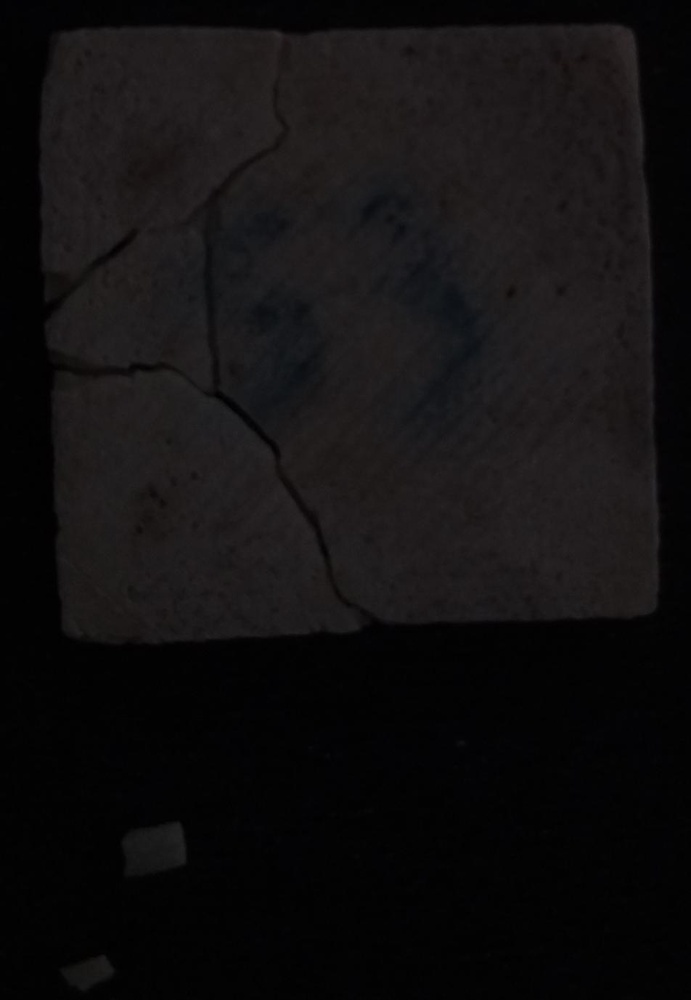
#> input picture amostras-mes5/S3.jpg, 691 x 1000 px, shrunk from 952 x 1377 before the run
$ jupyter execute --allow-errors Contador_de_pixels.ipynb
#> lines starting #> are read from the running program, lines starting #| are printed output that depends on the picture; after the words box and inside, x2 and y2 are one past the last pixel; in counts of white or black regions, pixels touching at a corner belong together
# Contagem de pixels para medida de área de corpos de prova

A área de silhueta de um corpo de prova de pouca espessura, pode ser uma medida análoga à área de superfície, por isso, este Notebook visa determinar a área de sihlueta de diferentes corpos de prova e fazer uma analise temporal da evolução destas áreas, a partir do tratamento de imagens destes corpos.

O tratamento de imagem consiste em usar um filtro binário com limite determinado pelo algorítmo de Otsu e em seguida separar a maior borda (por área) dos elementos da imagem resultante, usando a função `findCountous()` da biblioteca de visão computacional, OpenCV.

A partir da borda do elemento, é possível saber a área em pixels e, usando um objeto de referência, de área conhecida, determinar a área do corpo de prova.

## Demonstração do método de contagem
Primeiramente, importamos as bibliotecas necessárias.

[cell 1]
import cv2
import numpy as np
from matplotlib import pyplot as plt

A seguinte imagem será usada para demonstração:

[cell 2]
ex = 'amostras-mes5/S3.jpg'

Importa a imagem em escala de cinza e binzariza ela usando o algoritmo de Otsu, para separar entre valores de luminosidade abaixo e acima de um limite conviniente determinado pelo algortimo.

[cell 3]
imgarr = cv2.imread(ex, cv2.IMREAD_GRAYSCALE)
#> imgarr: shape (1000, 691); min 0, max 44, mean 16.1

_, binarie = cv2.threshold(src=imgarr, thresh=0, maxval=255, type=cv2.THRESH_BINARY | cv2.THRESH_OTSU)
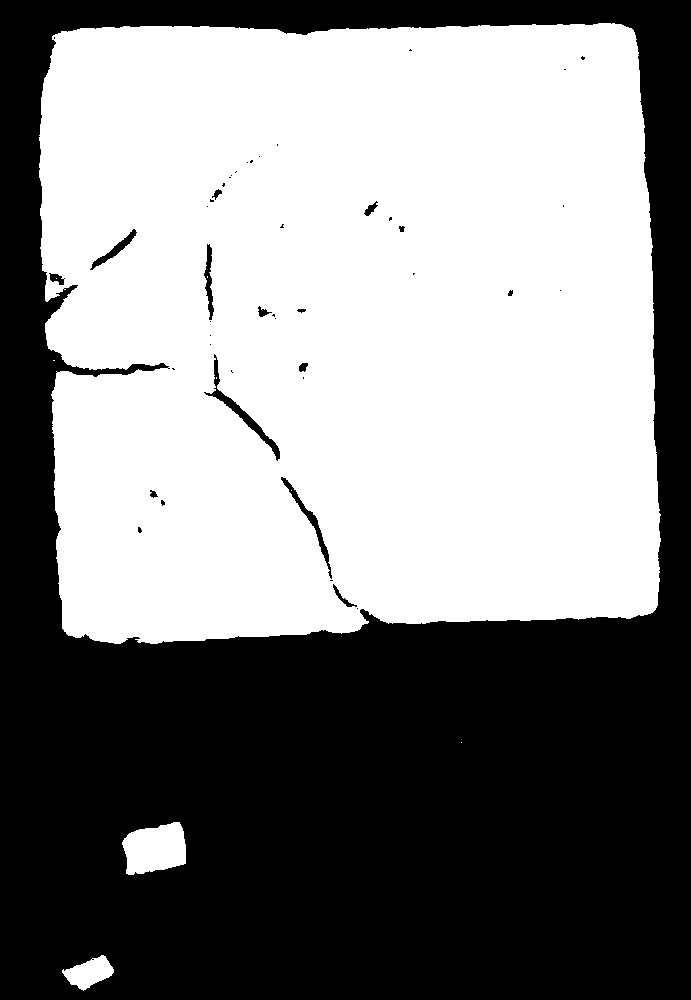
#> binarie: shape (1000, 691); 52.3% white; 46 black regions (31 under 20 px)

plt.imshow(binarie, 'gray')
plt.show()

Remoçao apenas da borda da amostra.

[cell 4]
contours, _, = cv2.findContours(image=binarie, mode=cv2.RETR_EXTERNAL, method=cv2.CHAIN_APPROX_SIMPLE)
#> contours = 5 contours, 2 with area under 20; largest, box (x1, y1, x2, y2) and area: (39, 23, 661, 644) 359574, (122, 822, 186, 875) 2481, (62, 955, 114, 991) 966
cnt = max(contours, key=cv2.contourArea)
#> cnt = contour of 883 points, box (x1, y1, x2, y2) (39, 23, 661, 644), area 359574
# encontra a borda de maior área usando a função `cv2.contourArea()`

contour_img = np.zeros_like(imgarr)  # nova imagem (matriz) vazia do tamnho da original
#> (the rest of this cell did not finish here and is left out)

Para calcular a área dentro da borda, basta usar a função previamente utilizada, `cv2.contourArea()`.

[cell 5]
cv2.contourArea(cnt)
#> Out = 359574

Podemos encapsular este processo numa função que retorna o número de pixels:

[cell 6]
def contar(path: str) -> int:
    imgarr = cv2.imread(path, cv2.IMREAD_GRAYSCALE)

    _, binarie = cv2.threshold(src=imgarr, thresh=0, maxval=255, type=cv2.THRESH_BINARY | cv2.THRESH_OTSU)

    contours, _, = cv2.findContours(image=binarie, mode=cv2.RETR_EXTERNAL, method=cv2.CHAIN_APPROX_SIMPLE)
    cnt = max(contours, key=cv2.contourArea)
    # encontra a borda de maior área usando a função `cv2.contourArea()`
    return cv2.contourArea(cnt)

## Aplicação do método de contagem às imagens
Primeiro iremos criar um dicionário com a chave sendo o caminho do arquivo das imagens e o valor o número de pixels.

[cell 7]
from itertools import product

[cell 8]
ARQ = 'amostras-mes{}/{}.jpg'
BASES = [
        '{}',
        'AL{}',
        'AS{}',
        'M{}',
        'S{}',
        'REF{}'
        ]

[cell 9]
n_meses = 5
results = {ARQ.format(mes, base.format(n)): 0 for mes, base, n in product(range(1, n_meses+1), BASES, range(1, 3+1))}
# cria um dicionário cujas chaves são preenchidas para cada mes num intervalo de 1 a n_meses, para todas
# as bases de nome listadas anteriormente, para todos os valores de 1 a 3 (S1, S2, S3)

Resultado:

[cell 10]
results

Precisa-se remover da lista algumas imagens que foram perdidas:

[cell 11]
def remover(base: str, mes: int):
    for n in range(1, 3+1):
        results.pop(ARQ.format(mes, base.format(n)))

[cell 12]
remover(BASES[5], 1)  # remove REF
remover(BASES[0], 2)  # remove {}
remover(BASES[0], 3)
remover(BASES[0], 4)
remover(BASES[0], 5)

Agora basta aplicar a função `contar()` para todos os objetos do dicionário e depois converter os valores para áreas com base nas referências.

#> (a cell that did not finish here is left out)

#> in contar, `contours, _, = cv2.findContours(image=binarie, mode=cv2.RETR_EXTERNAL,..`: contours = []

## Tratando os dados
Resta comparar os corpos de prova com os objetos de referência de cada mês, para determinar as respectivas áreas. Depois calcular os desvios padrão, plotar os gráficos e calcular os coeficientes de correlação.

Para começar, vamoos fazer uma lista de dicionários, onde cada dicionário corresponde aos meses, cada chave dos dicionários ao nome dos arquivos e cada valor, a área em $cm^2$.

[cell 14]
refs_REF = {
    BASES[5].format(1): 3 ** 2,  # REF1
    BASES[5].format(2): 3 ** 2,  # REF2
    BASES[5].format(3): 3 ** 2  # REF3
}
refs_area = [
    {
        BASES[0].format(1): 2.6 * 2.6,
        BASES[0].format(2): 2.6 * 2.595,
        BASES[0].format(3): 2.6 * 2.6
    },
    refs_REF,  # utilizou-se a mesma referência
    refs_REF,
    refs_REF,
    refs_REF
]

Para usar as referências de um mês como medida de área, basta caluclar a área por píxel $A_p$ de cada foto, fazendo $A_p=\frac{Area}{\#Pixels}$

[cell 15]
def ap_mes(n: int):
    mes = refs_area[n-1]
    aps = [mes[k] / results[ARQ.format(n, k)] for k in mes]

    return np.mean(aps), np.std(aps)

Sabendo $A_p$, basta multiplicar-lo pelos valores em `results` para determinar as respectivas áreas em $cm^2$.

[cell 16]
def get_base(path: str) -> str:
    return path.split('/')[1].split('.')[0][:-1]


def get_mes(path: str) -> str:
    return int(path.split('/')[0][-1])

[cell 17]
areas = {}
#> (the rest of this cell did not finish here and is left out)

## Analisando os dados

Por último, vamos tirar médias e desvios por trio de amostras por mês e plotar suas evoluções ao longo do tempo. Para começar juntamos todos os dados de um grupo ao longo dos meses em um único dicionário em que as chaves serão as bases e os valores vão ser ordenados como no exemplo: `S1(mes1), S2(mes1), S3(mes1), S1(mes2), S2(mes2), S3(mes2), ...`, assim, para achar um dado de índice e mês específico, basta fazer `(mes-1)*3 + id`.

[cell 18]
areas_usadas = {k[:-2]: [] for k in BASES[1:-1]}  # cria um dicionário com chaves sendo as bases, excluindo '' e REF

for k, v in areas.items():
    base = get_base(k)
    if '' != base != 'REF':
        areas_usadas[base].append(v)

Assim, podemos fazer uma estrutura parecida para médias e desvios padrão agrupando os itens das listas 3 a 3.

[cell 19]
means = stds = {k[:-2]: [] for k in BASES[1:-1]}

for k, vals in areas_usadas.items():
    for i in range(0, len(vals), 3):  # itera a lista de valores 3 a 3
        means[k].append(np.mean(vals[i:i+3]))
        stds[k].append(np.std(vals[i:i+3]) / np.sqrt(3) * 2)  # insira expressão de propagação de erro


$ run again, with amostras-mes5/S1.jpg copied over amostras-mes5/S3.jpg
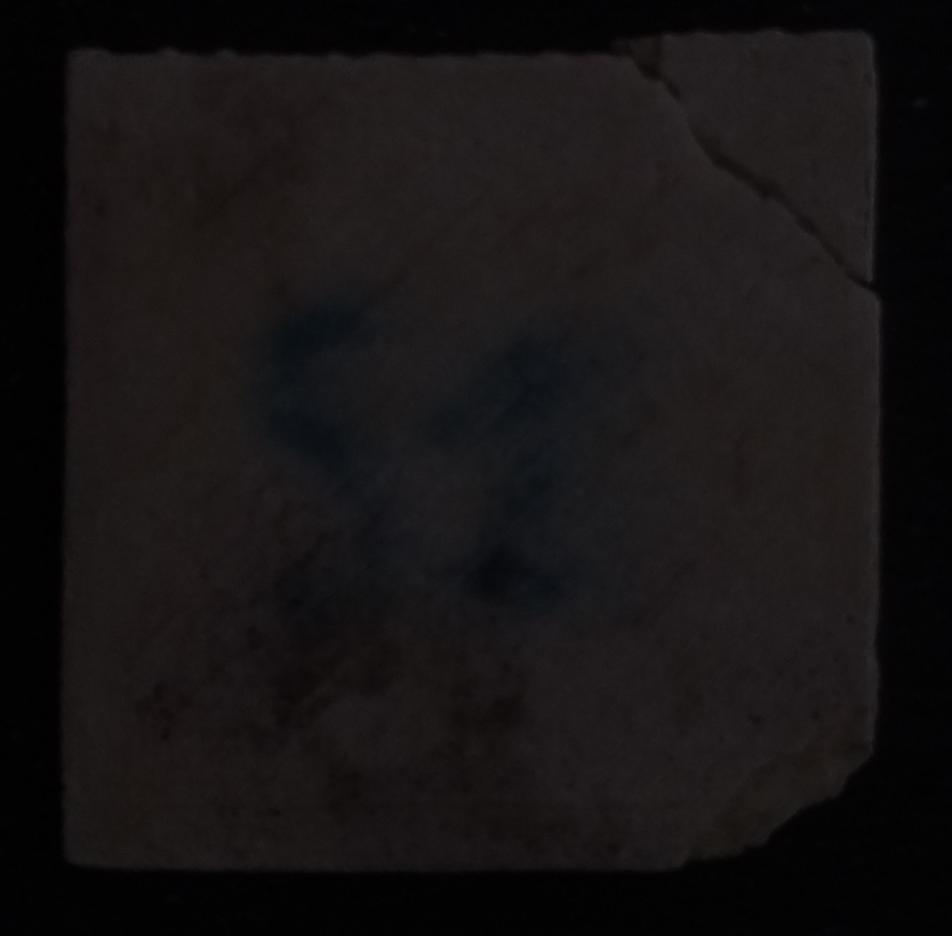
#> input picture amostras-mes5/S1.jpg, 952 x 936 px
#> `_, binarie = cv2.threshold(src=imgarr, thresh=0, maxval=255, type=cv2...`:
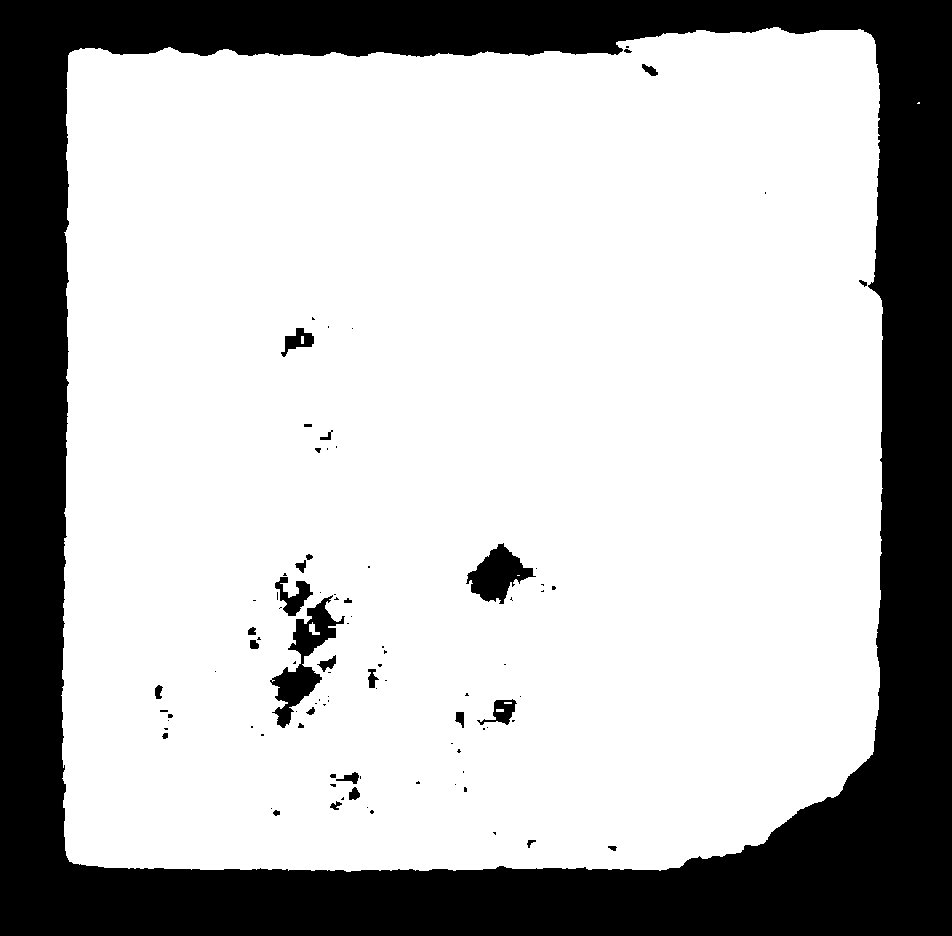
#> binarie: shape (936, 952); 73.1% white; 93 black regions (62 under 20 px)
#> `contours, _, = cv2.findContours(image=binarie, mode=cv2.RETR_EXTERNAL,..`: contours = 2 contours, 1 with area under 20; largest, box (x1, y1, x2, y2) and area: (61, 27, 883, 872) 657766
#> cnt = contour of 1011 points, box (x1, y1, x2, y2) (61, 27, 883, 872), area 657766
#> Out = 657765.5
#> in contar, `contours, _, = cv2.findContours(image=binarie, mode=cv2.RETR_EXTERNAL,..`: contours = []

$ run again, with amostras-mes5/S2.jpg copied over amostras-mes5/S3.jpg
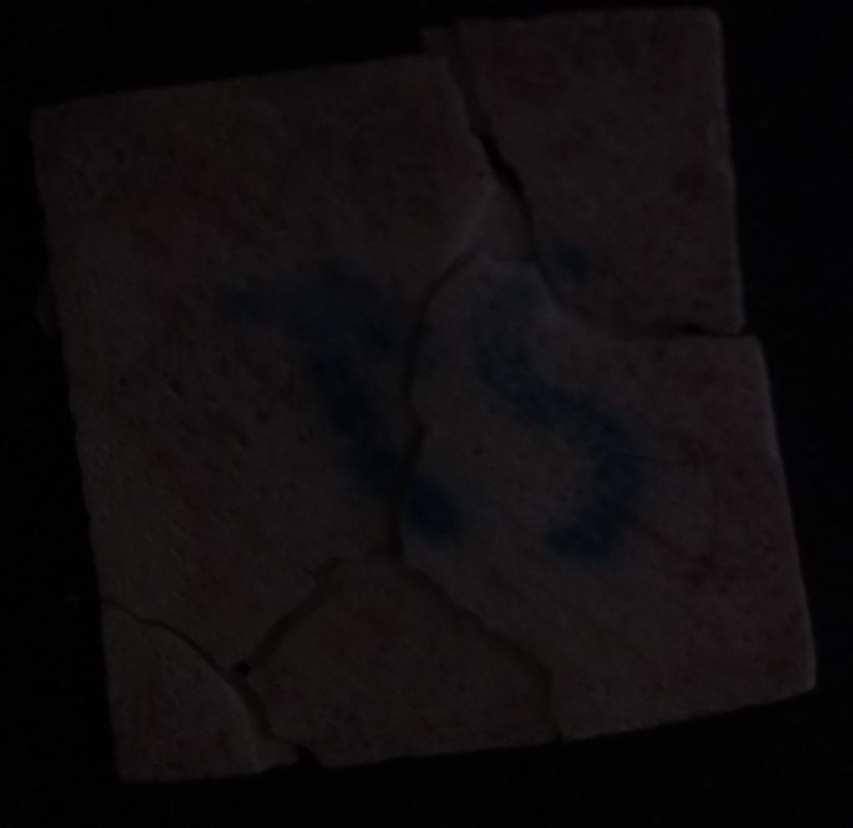
#> input picture amostras-mes5/S2.jpg, 853 x 828 px, shrunk from 1021 x 991 before the run
#> `imgarr = cv2.imread(ex, cv2.IMREAD_GRAYSCALE)`:
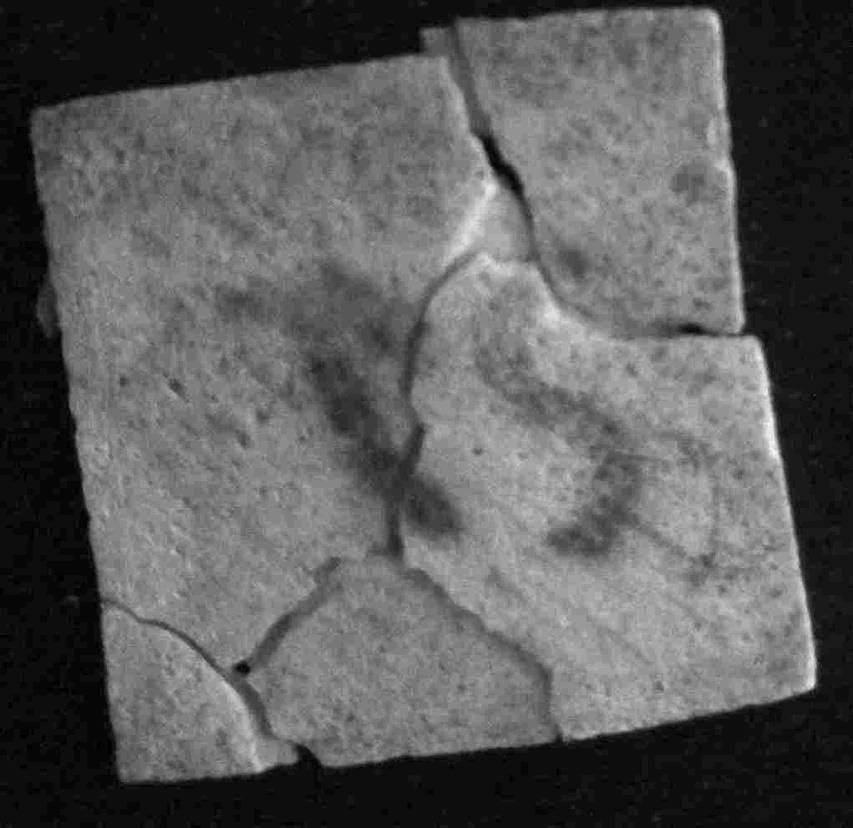
#> imgarr: shape (828, 853); min 0, max 38, mean 13.6; drawn with min black and max white
#> `_, binarie = cv2.threshold(src=imgarr, thresh=0, maxval=255, type=cv2...`:
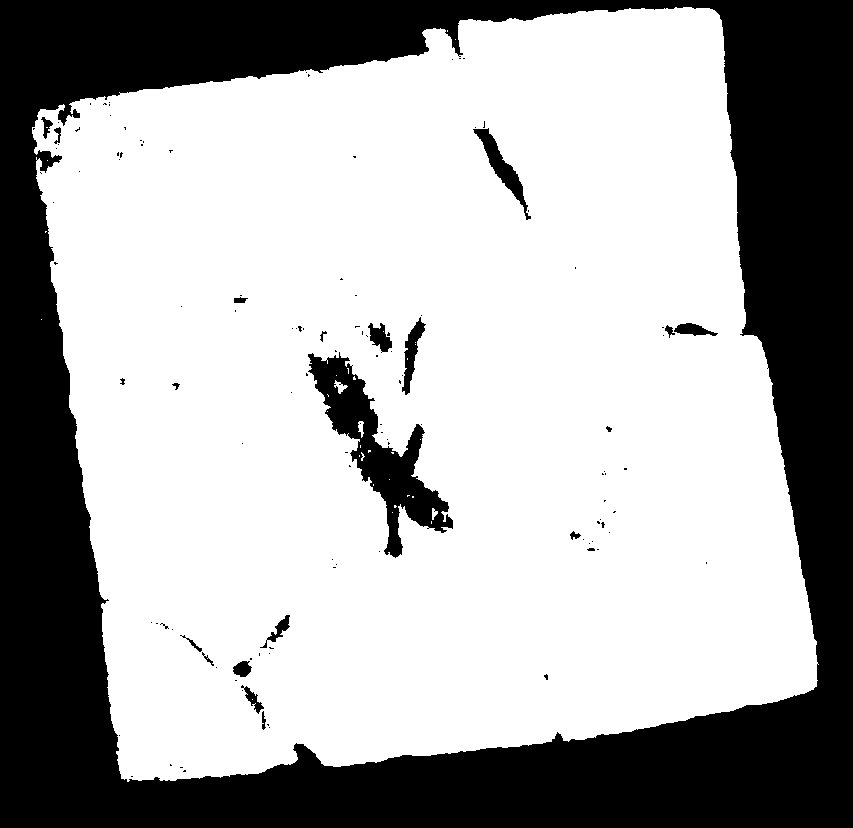
#> binarie: shape (828, 853); 66.9% white; 124 black regions (102 under 20 px)
#> `contours, _, = cv2.findContours(image=binarie, mode=cv2.RETR_EXTERNAL,..`: contours = 6 contours, 5 with area under 20; largest, box (x1, y1, x2, y2) and area: (32, 7, 819, 782) 483300
#> cnt = contour of 1309 points, box (x1, y1, x2, y2) (32, 7, 819, 782), area 483300
#> Out = 483300.5
#> in contar, `contours, _, = cv2.findContours(image=binarie, mode=cv2.RETR_EXTERNAL,..`: contours = []

$ run again, with amostras-mes5/AL1.jpg copied over amostras-mes5/S3.jpg
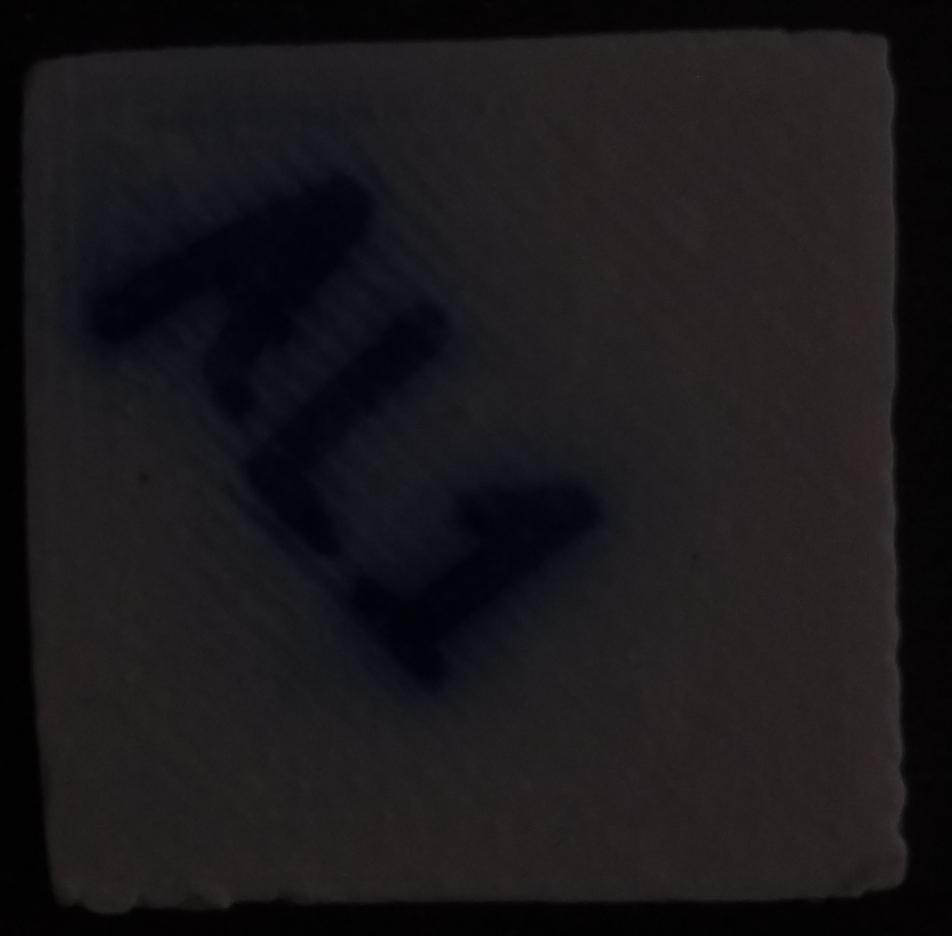
#> input picture amostras-mes5/AL1.jpg, 952 x 936 px
#> `_, binarie = cv2.threshold(src=imgarr, thresh=0, maxval=255, type=cv2...`:
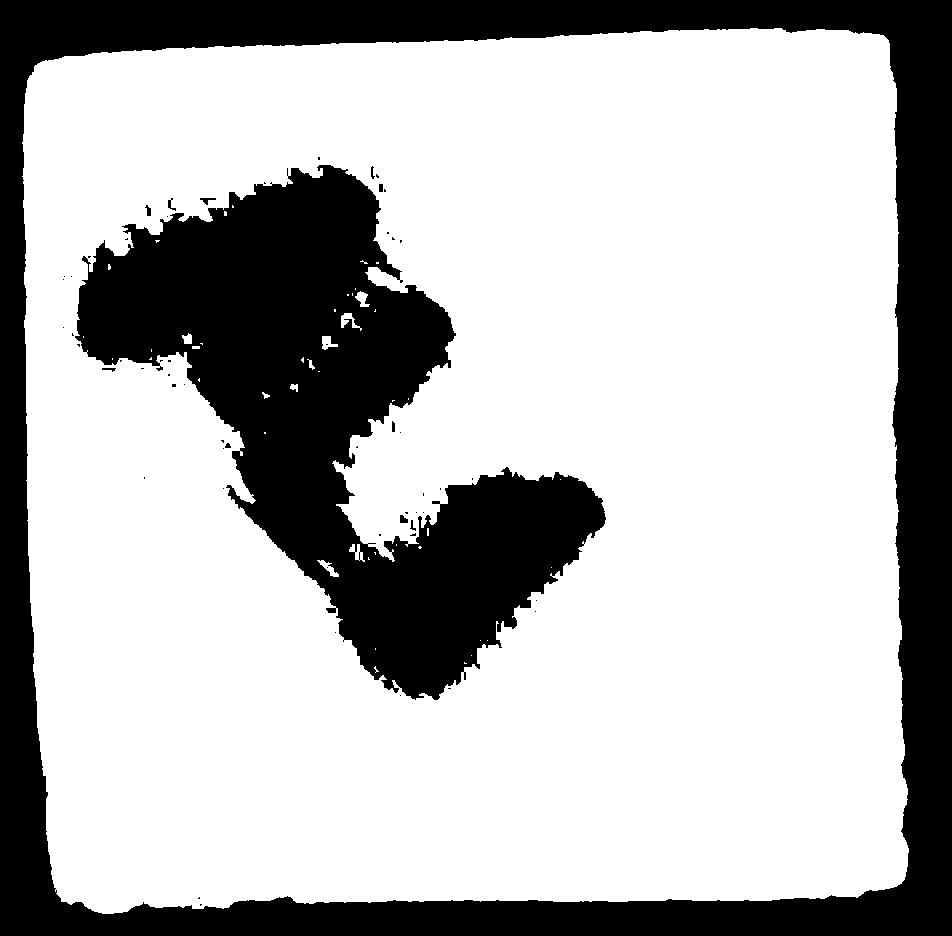
#> binarie: shape (936, 952); 71.1% white; 58 black regions (46 under 20 px)
#> `contours, _, = cv2.findContours(image=binarie, mode=cv2.RETR_EXTERNAL,..`: contours = 1 contour; box (x1, y1, x2, y2) and area: (22, 28, 909, 914) 745044
#> cnt = contour of 906 points, box (x1, y1, x2, y2) (22, 28, 909, 914), area 745044
#> Out = 745044
#> in contar, `contours, _, = cv2.findContours(image=binarie, mode=cv2.RETR_EXTERNAL,..`: contours = []
